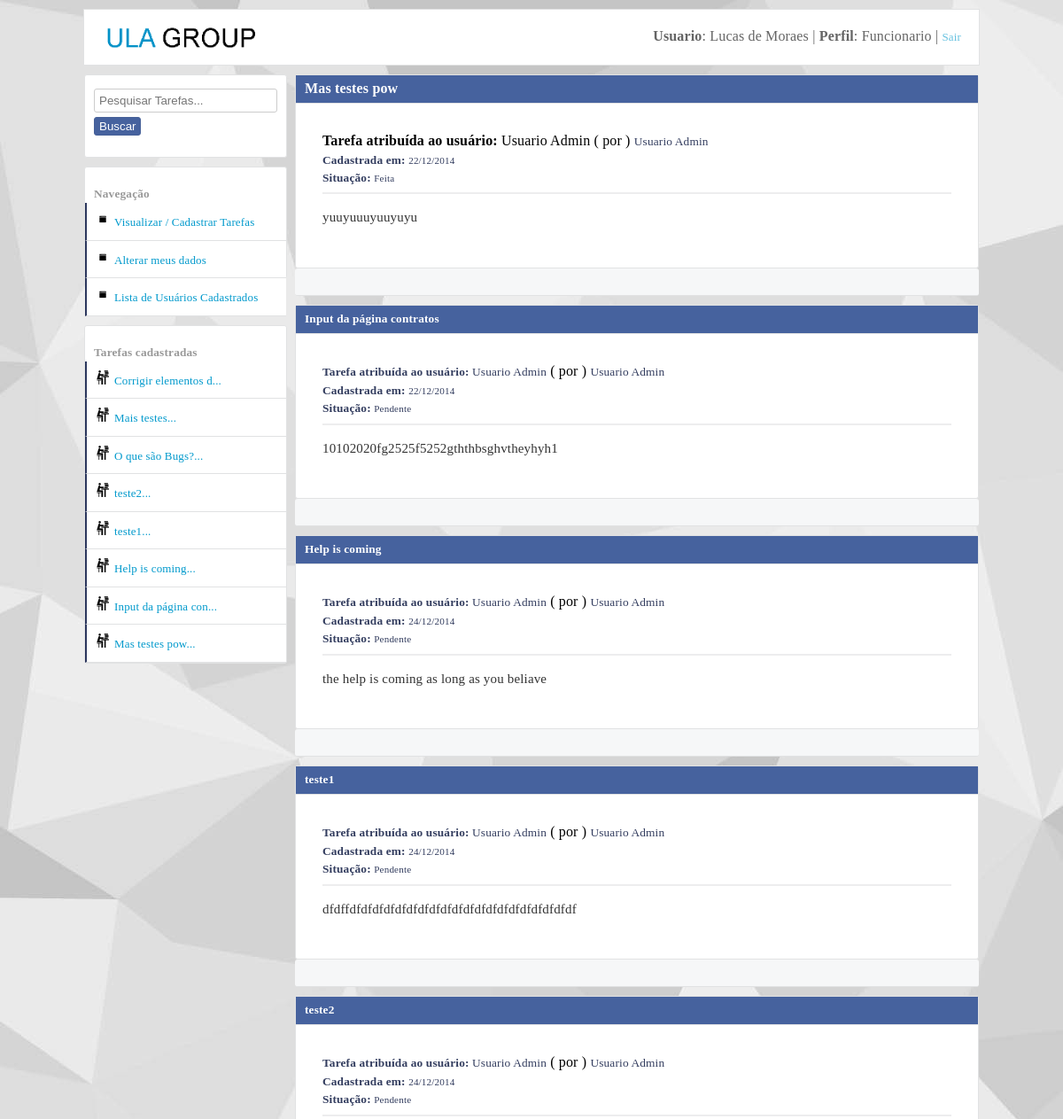
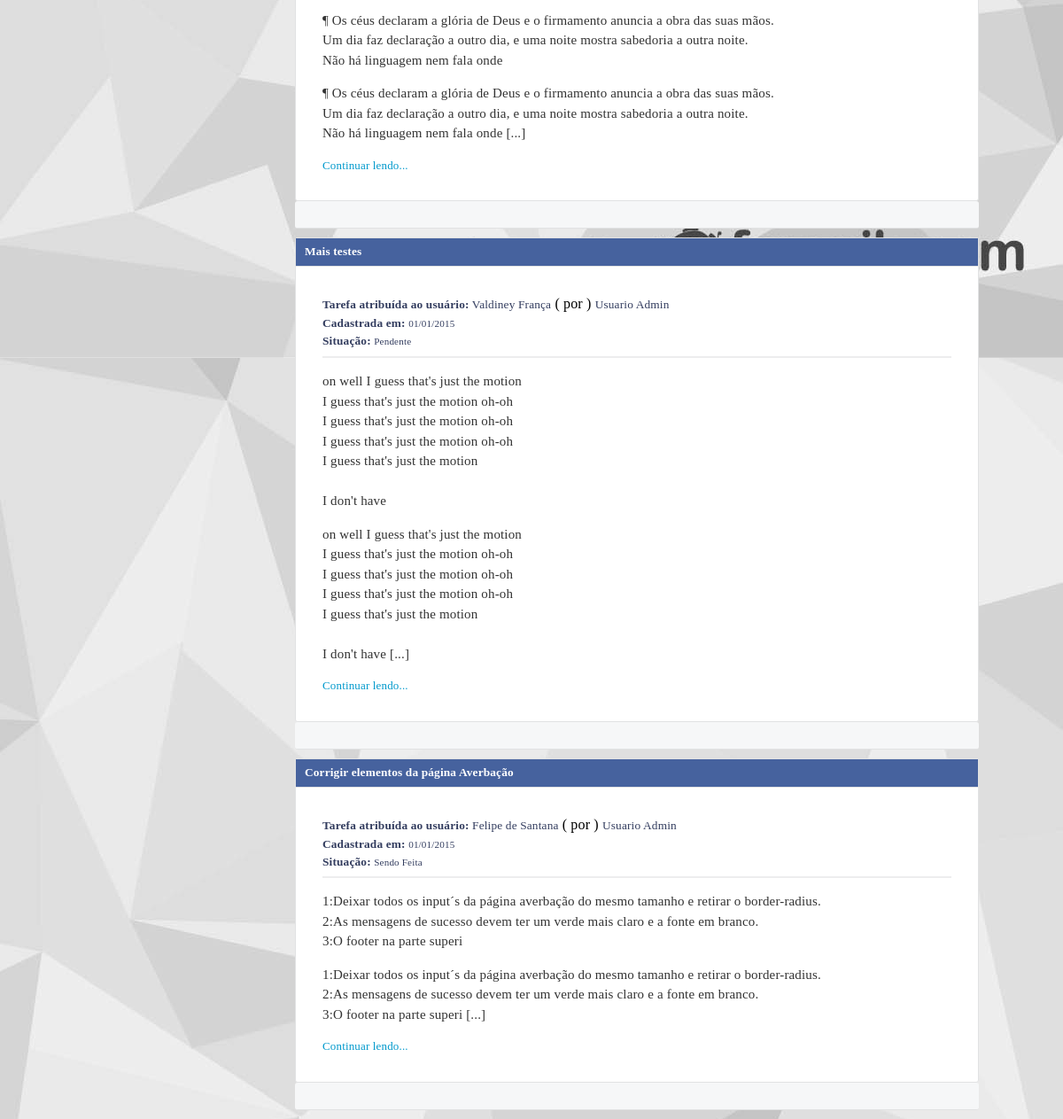
The page /dashboard.php?tarefasCadaUsuario&id=12 (signed in) on the database its author committed (2 pictures, top to bottom).
### tables this page shows
CREATE TABLE IF NOT EXISTS `tarefas` (
  `id` int(11) NOT NULL AUTO_INCREMENT,
  `titulo` varchar(50) NOT NULL,
  `texto` text NOT NULL,
  `vinculoUsuario` int(11) NOT NULL,
  `dataCadastro` varchar(10) NOT NULL,
  `situacao` int(11) DEFAULT NULL,
  `dataAcao` varchar(10) DEFAULT NULL,
  `criadorDaTarefa` int(11) NOT NULL,
  PRIMARY KEY (`id`),
  KEY `fk_criador_da_tarefa` (`criadorDaTarefa`),
  KEY `fk_quem_vai_fazer_a_tarefa` (`vinculoUsuario`)
);

CREATE TABLE IF NOT EXISTS `usuarios` (
  `id` int(11) NOT NULL AUTO_INCREMENT,
  `nome` varchar(40) NOT NULL,
  `login` varchar(40) NOT NULL,
  `senha` varchar(10) NOT NULL,
  `dataCadastro` varchar(10) NOT NULL,
  `perfil` int(11) NOT NULL,
  `perfil_master_master` int(11) DEFAULT NULL,
  PRIMARY KEY (`id`)
);

### Container.class.php (called while the page is built, shortened)
<?php
class Container
{
	public static function getUsuario()
	{
		$usuario = new UsuarioModel(self::getConexao());
		return $usuario;
	}
	public static function getConexao()
	{
		$servidor = "false";
		if ($servidor == "true")
		{
			$conexao = new Conexao("mysql.hostinger.com.br","u592982482_ney","u592982482_ney","32402709ney");
		}
		else
		{
			$conexao = new Conexao("localhost","tarefas","root","");
		}
	    return $conexao;
	}
}

### db/Conexao.class.php (called while the page is built, shortened)
<?php
class Conexao implements ConexaoInterface
{
	private $host;
	private $db;
	private $user;
	private $password;
	public function __construct($host, $db, $user, $password)
	{
		$this->host = $host;
		$this->db = $db;
		$this->user = $user;
		$this->password = $password;
	}
	public function connect()
	{
		return new \PDO("mysql:host={$this->host};dbname={$this->db}",$this->user,$this->password);
	}
}

### models/UsuarioModel.class.php (called while the page is built, shortened)
<?php
class UsuarioModel
{
	private $tableName = "usuarios";
	private $db;
	public function __construct(ConexaoInterface $conexao)
	{
		$this->db = $conexao->connect();
	}
	public function listarWhere($campo, $valor)
	{
		if ($campo == "id")
		{
			$valor = (int) $valor;
		}
		$query = $this->db->prepare("select * from {$this->tableName} where {$campo} = ?");
		$query->execute(array($valor));
		return $query->fetchAll(PDO::FETCH_OBJ);
	}
	public function colecaoUsuarioTarefas()
	{
		$query = $this->db->prepare("select usuarios.id as idUsuario, tarefas.id as idTarefas,
        nome, login, perfil, usuarios.dataCadastro as usuarioDataDoCadastro,
        titulo, texto, tarefas.dataCadastro as tarefasDataDoCadastro,
        situacao, dataAcao, criadorDaTarefa, vinculoUsuario
        from usuarios join tarefas on tarefas.criadorDaTarefa =
        usuarios.id order by tarefas.id desc");
        $query->execute();
		return $query->fetchAll(PDO::FETCH_OBJ);
	}
	public function colecaoUsuarioTarefasWhere($campo, $valor)
	{
		$query = $this->db->prepare("select usuarios.id as idUsuario, tarefas.id as idTarefas,
        nome, login, perfil, usuarios.dataCadastro as usuarioDataDoCadastro,
        titulo, texto, tarefas.dataCadastro as tarefasDataDoCadastro,
        situacao, dataAcao, criadorDaTarefa, vinculoUsuario
        from usuarios join tarefas on tarefas.criadorDaTarefa =
        usuarios.id where {$campo} = ?");
        $query->execute(array($valor));
		return $query->fetchAll(PDO::FETCH_OBJ);
	}
}

### utilidades/functions.php (called while the page is built, shortened)
<?php
function DelimitarPorTamnho($entrada,$tamanho,$acabamento)
{
	$saida = str_split($entrada,$tamanho);
    return $saida[0].$acabamento;
}
function situacaoTarefa($situacao)
{
	if ($situacao == "1")
	{
		return "Pendente";
	}
	elseif ($situacao == "2")
	{
		return "Sendo Feita";
	}
	elseif ($situacao == "3")
	{
		return "Feita";
	}
}

### layout_parts/area_result_post_cada_usuario.php (the view, shortened to what this page needs)
<?php foreach($usuario->colecaoUsuarioTarefasWhere("criadorDaTarefa",$id) as $listar):
foreach($usuario->listarWhere("id",$listar->vinculoUsuario) as $list)
{
	$_nomeDoUsuarioTarefaAtibuida = $list->nome;
}
?>
<section class="areas apresenta-tarefas">
<h1 class="h1-title-tarefas"><?php echo $listar->titulo; ?></h1>
<div class="info-areas">
<b>Tarefa atribuída ao usuário:</b> <?php echo $_nomeDoUsuarioTarefaAtibuida; ?></small> ( por ) <small><?php echo $listar->nome; ?><br>
<b>Cadastrada em:</b> <small><?php echo $listar->tarefasDataDoCadastro; ?></small> <br>
<b>Situação:</b> <small><?php echo situacaoTarefa($listar->situacao); ?></small> <br>
<hr>
<p><?php echo nl2br(DelimitarPorTamnho($listar->texto, 200, "")); ?></p>
<?php
if (strlen($listar->texto) > 200):
?>
<p><?php echo nl2br(DelimitarPorTamnho($listar->texto, 200, " [...]")); ?></p>
<a href="visualizar_tarefa_completa.php?textoCompleto&id=<?php echo $listar->idTarefas; ?>" title="Ler a tarefa completa">Continuar lendo...</a>
<?php endif; ?>
</div>
</section>
<div class="footer-areas">
</div>
<?php endforeach; ?>

### layout_parts/area_left.php (shortened to what this page needs)
<div id="main-area-left">
<section class="left">
<div class="div_oculta_left">
<form method="get" action="dashboard.php">
	<input type="search" name="input_pesquisa" id="input_pesquisa" placeholder="Pesquisar Tarefas...">
	<button type="submit" class="button-postar">Buscar</button>
</form>
</div>
</section>
<section class="left">
<br>
<b>Navegação</b>
<ul id="menu-left" class="cadastrar-usuario">
	<li><a href="dashboard.php">Visualizar / Cadastrar Tarefas</a></li>
	<li><a href="alterar_meus_dados.php?alterarMeusDados">Alterar meus dados</a></li>
</ul>
</section>
<ul id="menu-left" class="cadastrar-usuario">
<li><a href="#" class="show_menu_usuarios_cadastrados">Lista de Usuários Cadastrados</a></li>
</ul>
<section class="left">
<br>
<b>Tarefas cadastradas</b>
<ul id="menu-left" class="cadastrar-usuario">
	<?php foreach($usuario->colecaoUsuarioTarefas() as $listar):?>
	  <li><a class="link-arquivos" href="visualizar_tarefa_completa.php?textoCompleto&id=<?php echo $listar->idTarefas; ?>" title="<?php echo $listar->titulo . ": (" . $listar->tarefasDataDoCadastro ." )"; ?>"><?php echo DelimitarPorTamnho($listar->titulo, 20, "..."); ?></a></li>
    <?php endforeach; ?>
</ul>
</section>
</div>

### css/style.css (style rules this page uses)
body { background:#e9eaed; font-family:Tahoma!important; margin:0; margin-top:10px; font-family: "freight-text-pro",Georgia,Cambria,"Times New Roman",Times,serif; letter-spacing: 0.01rem; font-weight: 400; font-style: normal; line-height: 1.5; background-image:url("css_img/fundo.jpg")!important; background-attachment: fixed; }
.areas { width:750px; height:auto; min-height:200px; background:#ffffff; margin:auto; border-radius:3px; border:1px solid #e1e2e3; margin-top:0px; padding:10px; }
.apresenta-tarefas h1 { display:block; padding:10px; padding-bottom:1px; background:#f6f7f8; padding-top:0!important; line-height:30px!important; border-bottom:1px solid #e1e2e3; margin-bottom:0!important; }
.apresenta-tarefas { padding:0; width:770px; }
.apresenta-tarefas small { color:#333d5f; }
hr { opacity:0.60; border:1px solid #e1e2e3; }
.info-areas { padding:30px; font-family: "freight-text-pro",Georgia,Cambria,"Times New Roman",Times,serif; letter-spacing: 0.01rem; font-weight: 400; font-style: normal; line-height: 1.5; }
.info-areas p { font-size:15px; }
.footer-areas { display:block; padding:0; padding-bottom:1px; background:#f6f7f8; padding-top:10!important; padding-bottom:10!important; line-height:30px!important; border-bottom:1px solid #e1e2e3; min-height:10px; border-radius:3px; border-left:0; border-right:0; padding-left:10px; margin-bottom:10px; }
.areas p { color:#333333; }
.areas h1,h2,h3,h4 { margin:0; margin-bottom:10px; color:#999999; }
.button-postar { padding:5px; background:#46629e; border:1px solid #476199; border-radius:3px; color:white; margin:11px 0px; cursor:pointer; font-weight:bold; }
#main-area-left { width:229px; }
.left { width:227px; background:white; height:auto; margin-top:10px; border:1px solid #e1e2e3; border-radius:3px; }
.left b { margin-left:10px; margin-top:10px!important; color:#999999; }
input { width:300px; padding:5px; border-radius:3px; border:1px solid #cccccc; outline:none; margin-top:5px; margin-bottom:5px; }
button { margin-top:8px; }
a { color:#0099cc; font-size:13px; text-decoration:none; }
ul { margin:0; padding:0; list-style:none; }
#menu-left a { display:block; padding:10px; background:white; border-bottom:1px solid #e1e2e3; border-left:2px solid #2c375d; }
.cadastrar-usuario a::before { content: url(css_img/icone_cadastrar_usuario.png); margin-right:5px; }
.link-arquivos::before { content: url(css_img/icone_arquivos.png)!important; margin-right:5px; }
.h1-title-tarefas { background:#46629e!important; color:white!important; }
.show_menu_usuarios_cadastrados { display:block; padding-top:10px; padding-bottom:10px; background:white; width:205px; border-left:2px solid #009900; margin-left:1px; margin-top:-1px; }
.div_oculta_left { padding:10px; padding-bottom:0; }
.div_oculta_left input { width:207px; }
.div_oculta_left button { margin-top:0px; padding-top:2px; padding-bottom:2px; font-weight:normal; }

### css/SimpleAnimationCSS.css (style rules this page uses)
.comes-here { -webkit-animation:comes-here 1.5s 1; -moz-animation:comes-here 1.5s 1; -o-animation:comes-here 1.5s 1; -ms-animation:comes-here 1.5s 1; }

### rows shown on the page
tarefas: titulo "Mas testes pow", criadorDaTarefa.nome "Usuario Admin", dataCadastro "22/12/2014", situacao "Feita", texto "yuuyuuuyuuyuyu", titulo "Mas testes pow..."
tarefas: titulo "Input da página contratos", criadorDaTarefa.nome "Usuario Admin", dataCadastro "22/12/2014", situacao "Pendente", texto "10102020fg2525f5252gththbsghvtheyhyh1", titulo "Input da página con..."
tarefas: titulo "Help is coming", criadorDaTarefa.nome "Usuario Admin", dataCadastro "24/12/2014", situacao "Pendente", texto "the help is coming as long as you beliave", titulo "Help is coming..."
tarefas: titulo "teste1", criadorDaTarefa.nome "Usuario Admin", dataCadastro "24/12/2014", situacao "Pendente", texto "dfdffdfdfdfdfdfdfdfdfdfdfdfdfdfdfdfdfdfdfdfdf", titulo "teste1..."
tarefas: titulo "teste2", criadorDaTarefa.nome "Usuario Admin", dataCadastro "24/12/2014", situacao "Pendente", texto "¶ Os céus declaram a glória de Deus e o firmamento anuncia a obra das suas mãos. Um dia faz declaração a outro dia, e uma noite mostra sabedoria a outra noite. Não há linguagem nem fala onde", texto "¶ Os céus declaram a glória de Deus e o firmamento anuncia a obra das suas mãos. Um dia faz declaração a outro dia, e uma noite mostra sabedoria a outra noite. Não há linguagem nem fala onde [...]", titulo "teste2..."
tarefas: titulo "Mais testes", vinculoUsuario.nome "Valdiney França", criadorDaTarefa.nome "Usuario Admin", dataCadastro "01/01/2015", situacao "Pendente", texto "on well I guess that's just the motion I guess that's just the motion oh-oh I guess that's just the motion oh-oh I guess that's just the motion oh-oh I guess that's just the motion I don't have", texto "on well I guess that's just the motion I guess that's just the motion oh-oh I guess that's just the motion oh-oh I guess that's just the motion oh-oh I guess that's just the motion I don't have [...]", titulo "Mais testes..."
tarefas: titulo "Corrigir elementos da página Averbação", vinculoUsuario.nome "Felipe de Santana", criadorDaTarefa.nome "Usuario Admin", dataCadastro "01/01/2015", situacao "Sendo Feita", texto "1:Deixar todos os input´s da página averbação do mesmo tamanho e retirar o border-radius. 2:As mensagens de sucesso devem ter um verde mais claro e a fonte em branco. 3:O footer na parte superi", texto "1:Deixar todos os input´s da página averbação do mesmo tamanho e retirar o border-radius. 2:As mensagens de sucesso devem ter um verde mais claro e a fonte em branco. 3:O footer na parte superi [...]", titulo "Corrigir elementos d..."
tarefas: titulo "O que são Bugs?..."

### other values the page prints
$_SESSION["nome"] "Lucas de Moraes"
$tipoPerfil "Funcionario"
